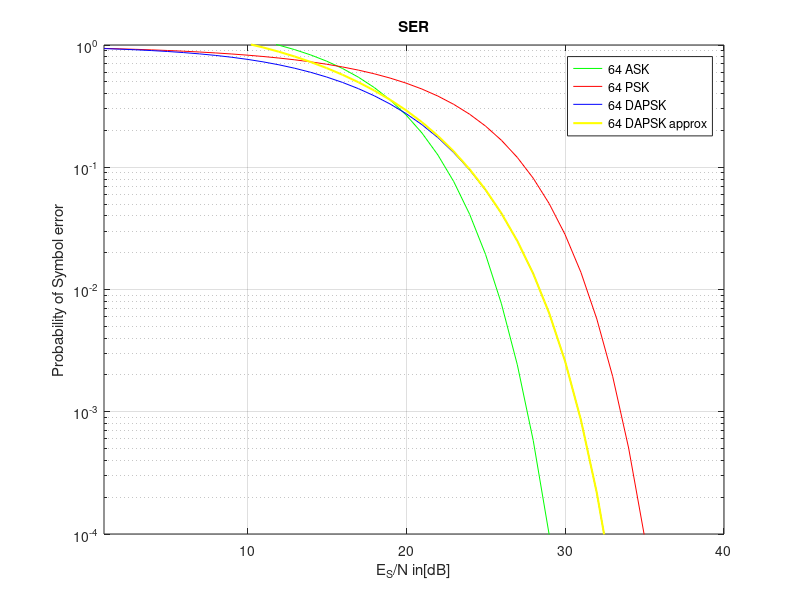

MATLAB code for this plot:
%% SER of DAPSK.
% 
% Copyright 2007 Telecommunications Lab
% $Revision: 1.0 $ $Date: 2007/06/21 12:45:07 $

%%
% 
clear all;
close all;

ES_N_dB=[1:40];
ES_N_lin=10.^(0.1*ES_N_dB);

N=64;
k=3.5;
d_min=sqrt(2)/7;
a=2;

p_e_ask=k*.5*erfc(sqrt(ES_N_lin.*(d_min^2/4)));
p_e_psk=erfc(sqrt(ES_N_lin).*sin(pi/(64)));
p_e_dapsk_approx=.5*erfc(sqrt(ES_N_lin)*a^(-1)*sin(pi/16))+.5*erfc(sqrt(ES_N_lin*a^(-2)*sin(pi/16)))+.5*erfc(sqrt(ES_N_lin)*.5*(a^(-2)-a^(-3)))+.25*erfc(sqrt(ES_N_lin)*.5*(a^(-1)-a^(-2)));
p_e_dapsk = .5*erfc(sqrt(ES_N_lin)*a^(-1)*sin(pi/16))+.5*erfc(sqrt(ES_N_lin*a^(-2)*sin(pi/16)))+.5*erfc(sqrt(ES_N_lin)*.5*(a^(-2)-a^(-3))) + .25*erfc(sqrt(ES_N_lin)*.5*(a^(-1)-a^(-2))) - (.5*erfc(sqrt(ES_N_lin)*a^(-1)*sin(pi/16))+ .5*erfc(sqrt(ES_N_lin*a^(-2)*sin(pi/16)))) .* (.5*erfc(sqrt(ES_N_lin)*.5*(a^(-2)-a^(-3))) + .25*erfc(sqrt(ES_N_lin)*.5*(a^(-1)-a^(-2))));

semilogy(ES_N_dB,p_e_ask,'g',ES_N_dB,p_e_psk,'r',ES_N_dB,p_e_dapsk,'b',ES_N_dB,p_e_dapsk_approx,'y','LineWidth',1.5);

legend('64 ASK','64 PSK','64 DAPSK', '64 DAPSK approx')
title('SER')
xlabel('E_S/N in[dB]')
axis([1 40 0.0001 1])
ylabel('Probability of Symbol error')
grid on;